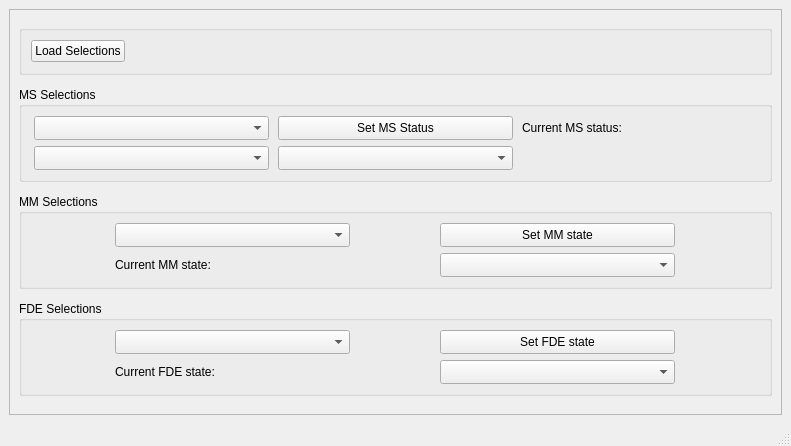
<?xml version="1.0" encoding="utf-8"?>
<ui version="4.0">
  <class>MainWindow</class>
  <widget class="QMainWindow" name="MainWindow">
    <property name="geometry">
      <rect>
        <x>0</x>
        <y>0</y>
        <width>791</width>
        <height>446</height>
      </rect>
    </property>
    <property name="windowTitle">
      <string>MainWindow</string>
    </property>
    <widget class="QWidget" name="centralwidget">
      <layout class="QGridLayout" name="gridLayout">
        <item row="0" column="0">
          <widget class="QFrame" name="frame">
            <property name="frameShape">
              <enum>QFrame::StyledPanel</enum>
            </property>
            <property name="frameShadow">
              <enum>QFrame::Raised</enum>
            </property>
            <layout class="QGridLayout" name="gridLayout_2">
              <item row="1" column="0">
                <widget class="QGroupBox" name="groupBox">
                  <property name="maximumSize">
                    <size>
                      <width>16777215</width>
                      <height>95</height>
                    </size>
                  </property>
                  <property name="title">
                    <string>MS Selections</string>
                  </property>
                  <layout class="QGridLayout" name="gridLayout_3">
                    <item row="1" column="2">
                      <widget class="QPushButton" name="pushButton_ms_status">
                        <property name="maximumSize">
                          <size>
                            <width>235</width>
                            <height>25</height>
                          </size>
                        </property>
                        <property name="text">
                          <string>Set MS Status</string>
                        </property>
                        <property name="checkable">
                          <bool>false</bool>
                        </property>
                        <property name="checked">
                          <bool>false</bool>
                        </property>
                      </widget>
                    </item>
                    <item row="2" column="2">
                      <widget class="QComboBox" name="comboBox_ms_status">
                        <property name="maximumSize">
                          <size>
                            <width>235</width>
                            <height>25</height>
                          </size>
                        </property>
                      </widget>
                    </item>
                    <item row="1" column="0">
                      <widget class="QComboBox" name="comboBox_ms_selector">
                        <property name="maximumSize">
                          <size>
                            <width>16777215</width>
                            <height>25</height>
                          </size>
                        </property>
                      </widget>
                    </item>
                    <item row="1" column="3">
                      <widget class="QLabel" name="label_ms_status">
                        <property name="maximumSize">
                          <size>
                            <width>235</width>
                            <height>25</height>
                          </size>
                        </property>
                        <property name="text">
                          <string>Current MS status:</string>
                        </property>
                      </widget>
                    </item>
                    <item row="2" column="0">
                      <widget class="QComboBox" name="comboBox_ms_channel">
                        <property name="maximumSize">
                          <size>
                            <width>235</width>
                            <height>25</height>
                          </size>
                        </property>
                      </widget>
                    </item>
                  </layout>
                </widget>
              </item>
              <item row="3" column="0">
                <widget class="QGroupBox" name="groupBox_3">
                  <property name="maximumSize">
                    <size>
                      <width>16777215</width>
                      <height>95</height>
                    </size>
                  </property>
                  <property name="title">
                    <string>FDE Selections</string>
                  </property>
                  <layout class="QGridLayout" name="gridLayout_5">
                    <item row="1" column="1">
                      <widget class="QComboBox" name="comboBox_fde_state">
                        <property name="maximumSize">
                          <size>
                            <width>235</width>
                            <height>25</height>
                          </size>
                        </property>
                      </widget>
                    </item>
                    <item row="0" column="1">
                      <widget class="QPushButton" name="pushButton_fde_state">
                        <property name="maximumSize">
                          <size>
                            <width>235</width>
                            <height>25</height>
                          </size>
                        </property>
                        <property name="text">
                          <string>Set FDE state</string>
                        </property>
                      </widget>
                    </item>
                    <item row="0" column="0">
                      <widget class="QComboBox" name="comboBox_fde_selector">
                        <property name="maximumSize">
                          <size>
                            <width>16777215</width>
                            <height>25</height>
                          </size>
                        </property>
                      </widget>
                    </item>
                    <item row="1" column="0">
                      <widget class="QLabel" name="label_fde_state">
                        <property name="maximumSize">
                          <size>
                            <width>235</width>
                            <height>25</height>
                          </size>
                        </property>
                        <property name="text">
                          <string>Current FDE state:</string>
                        </property>
                      </widget>
                    </item>
                  </layout>
                </widget>
              </item>
              <item row="2" column="0">
                <widget class="QGroupBox" name="groupBox_2">
                  <property name="maximumSize">
                    <size>
                      <width>16777215</width>
                      <height>95</height>
                    </size>
                  </property>
                  <property name="title">
                    <string>MM Selections</string>
                  </property>
                  <layout class="QGridLayout" name="gridLayout_4">
                    <item row="0" column="1">
                      <widget class="QPushButton" name="pushButton_mm_state">
                        <property name="maximumSize">
                          <size>
                            <width>235</width>
                            <height>25</height>
                          </size>
                        </property>
                        <property name="text">
                          <string>Set MM state</string>
                        </property>
                      </widget>
                    </item>
                    <item row="1" column="1">
                      <widget class="QComboBox" name="comboBox_mm_state">
                        <property name="maximumSize">
                          <size>
                            <width>235</width>
                            <height>25</height>
                          </size>
                        </property>
                      </widget>
                    </item>
                    <item row="0" column="0">
                      <widget class="QComboBox" name="comboBox_mm_selector">
                        <property name="maximumSize">
                          <size>
                            <width>16777215</width>
                            <height>25</height>
                          </size>
                        </property>
                      </widget>
                    </item>
                    <item row="1" column="0">
                      <widget class="QLabel" name="label_mm_state">
                        <property name="maximumSize">
                          <size>
                            <width>235</width>
                            <height>25</height>
                          </size>
                        </property>
                        <property name="text">
                          <string>Current MM state:</string>
                        </property>
                      </widget>
                    </item>
                  </layout>
                </widget>
              </item>
              <item row="0" column="0">
                <widget class="QGroupBox" name="groupBox_4">
                  <property name="maximumSize">
                    <size>
                      <width>16777215</width>
                      <height>50</height>
                    </size>
                  </property>
                  <property name="title">
                    <string/>
                  </property>
                  <layout class="QGridLayout" name="gridLayout_6">
                    <item row="0" column="2">
                      <spacer name="horizontalSpacer">
                        <property name="orientation">
                          <enum>Qt::Horizontal</enum>
                        </property>
                        <property name="sizeHint" stdset="0">
                          <size>
                            <width>40</width>
                            <height>20</height>
                          </size>
                        </property>
                      </spacer>
                    </item>
                    <item row="0" column="0">
                      <widget class="QPushButton" name="pushButton_populate">
                        <property name="enabled">
                          <bool>true</bool>
                        </property>
                        <property name="text">
                          <string>Load Selections</string>
                        </property>
                        <property name="checkable">
                          <bool>false</bool>
                        </property>
                        <property name="checked">
                          <bool>false</bool>
                        </property>
                      </widget>
                    </item>
                  </layout>
                </widget>
              </item>
            </layout>
          </widget>
        </item>
      </layout>
    </widget>
    <widget class="QMenuBar" name="menubar">
      <property name="geometry">
        <rect>
          <x>0</x>
          <y>0</y>
          <width>791</width>
          <height>26</height>
        </rect>
      </property>
    </widget>
    <widget class="QStatusBar" name="statusBar"/>
  </widget>
  <resources/>
  <connections/>
</ui>
